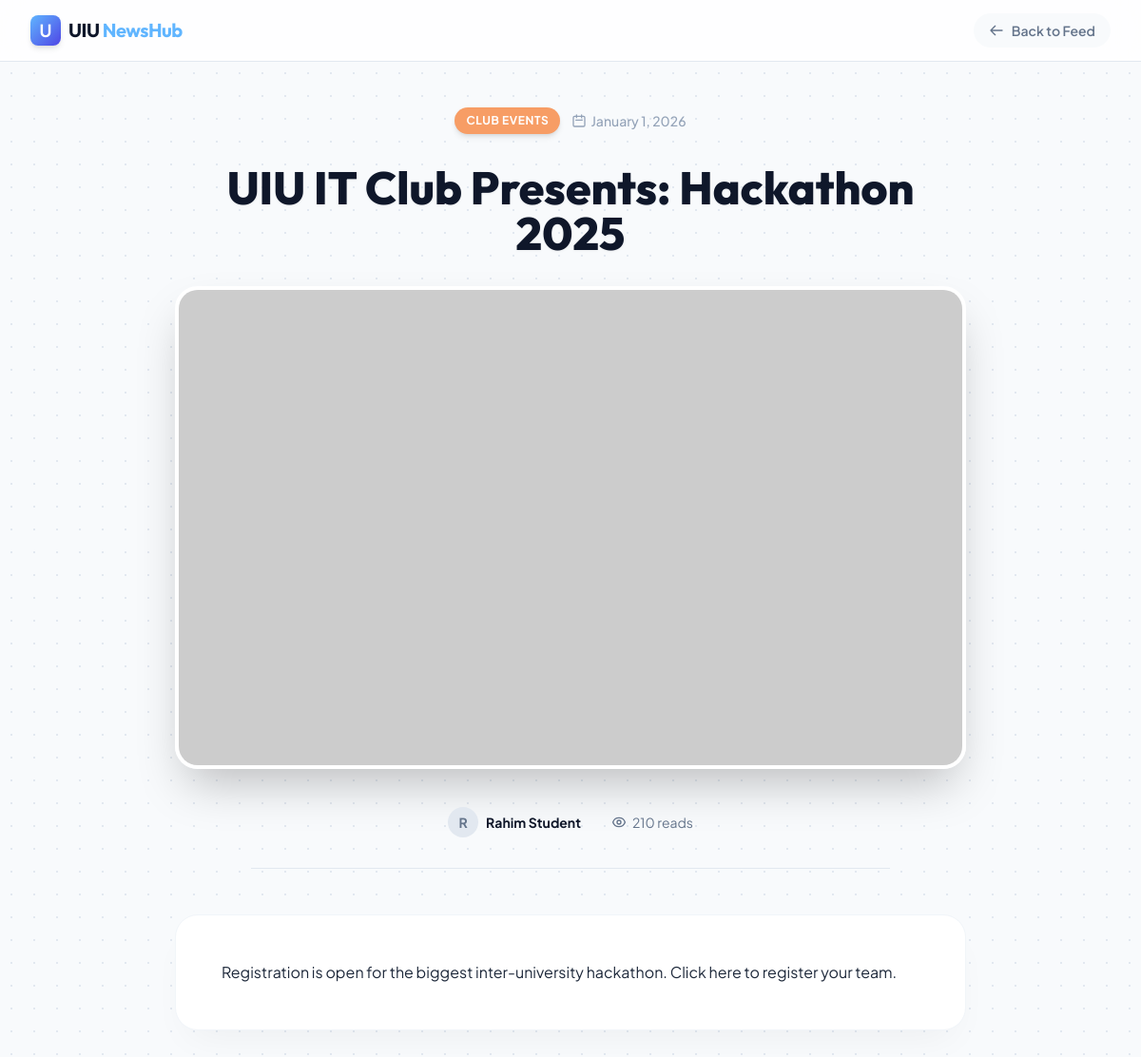
The app's page /news_details.php?id=4 with its own data.
### tables this page shows
CREATE TABLE `news` (
  `news_id` INT(11) NOT NULL AUTO_INCREMENT,
  `title` VARCHAR(255) NOT NULL,
  `content` TEXT NOT NULL,
  `category_id` INT(11) NOT NULL,
  `image_url` VARCHAR(255) DEFAULT NULL,  
  `is_urgent` TINYINT(1) DEFAULT 0,  
  `status` ENUM('draft', 'published', 'archived') DEFAULT 'published',
  `views` INT(11) DEFAULT 0,
  `author_id` INT(11) NOT NULL,
  `created_at` TIMESTAMP DEFAULT CURRENT_TIMESTAMP,
  `updated_at` TIMESTAMP DEFAULT CURRENT_TIMESTAMP ON UPDATE CURRENT_TIMESTAMP,
  PRIMARY KEY (`news_id`),
  FOREIGN KEY (`category_id`) REFERENCES `categories`(`category_id`) ON DELETE CASCADE,
  FOREIGN KEY (`author_id`) REFERENCES `users`(`user_id`) ON DELETE CASCADE
);

CREATE TABLE `categories` (
  `category_id` INT(11) NOT NULL AUTO_INCREMENT,
  `name` VARCHAR(50) NOT NULL UNIQUE,
  `slug` VARCHAR(50) NOT NULL UNIQUE,  
  `color_class` VARCHAR(50) DEFAULT 'bg-gray-500',  
  PRIMARY KEY (`category_id`)
);

CREATE TABLE `users` (
  `user_id` INT(11) NOT NULL AUTO_INCREMENT,
  `full_name` VARCHAR(100) NOT NULL,
  `email` VARCHAR(150) NOT NULL UNIQUE,
  `password` VARCHAR(255) NOT NULL,  
  `role` ENUM('admin', 'moderator', 'student') DEFAULT 'student',
  `status` ENUM('active', 'banned') DEFAULT 'active',
  `created_at` TIMESTAMP DEFAULT CURRENT_TIMESTAMP,
  PRIMARY KEY (`user_id`)
);

### news_details.php (the view, shortened to what this page needs)
<?php
require_once 'includes/db_connect.php';
function getCategoryColor($slug) {
    $map = [
        'academic' => 'bg-cool_sky-500 text-white',
        'research' => 'bg-aquamarine-500 text-slate-900',
        'events'   => 'bg-tangerine_dream-500 text-white',
        'sports'   => 'bg-strawberry_red-500 text-white',
        'notice'   => 'bg-jasmine-400 text-slate-900',
    ];
    return $map[$slug] ?? 'bg-slate-700 text-white';
}
$news_id = isset($_GET['id']) ? (int)$_GET['id'] : 0;
$newsItem = null;
if ($news_id > 0) {
    try {
        $stmt = $pdo->prepare("
            SELECT n.*, c.name as category_name, c.slug as category_slug, u.full_name as author_name
            FROM news n
            JOIN categories c ON n.category_id = c.category_id
            JOIN users u ON n.author_id = u.user_id
            WHERE n.news_id = ? AND n.status = 'published'
        ");
        $stmt->execute([$news_id]);
        $newsItem = $stmt->fetch();
    } catch (PDOException $e) {}
}
?>
<!DOCTYPE html>
<html lang="en">
<head>
    <script src="https://cdn.tailwindcss.com"></script>
</head>
<body class="bg-slate-50 text-slate-800 antialiased selection:bg-cool_sky-500 selection:text-white">
    <nav class="bg-white/80 backdrop-blur-xl border-b border-slate-200 sticky top-0 z-50">
        <div class="max-w-7xl mx-auto px-4 sm:px-6 lg:px-8">
            <div class="flex justify-between items-center h-16">
                 <a href="index.php" class="flex items-center gap-2 group">
                    <div class="w-8 h-8 rounded-lg bg-gradient-to-br from-cool_sky-500 to-indigo-600 flex items-center justify-center text-white font-bold text-lg shadow-md group-hover:rotate-6 transition-transform">
                        U
                    </div>
                    <span class="font-heading font-bold text-xl text-slate-900 tracking-tight">UIU <span class="text-cool_sky-500">NewsHub</span></span>
                </a>
                <a href="index.php" class="text-sm font-semibold text-slate-500 hover:text-cool_sky-600 flex items-center gap-2 transition-colors bg-slate-50 px-4 py-2 rounded-full hover:bg-cool_sky-50">
                    <svg class="w-4 h-4" fill="none" viewBox="0 0 24 24" stroke="currentColor"><path stroke-linecap="round" stroke-linejoin="round" stroke-width="2" d="M10 19l-7-7m0 0l7-7m-7 7h18" /></svg>
                    Back to Feed
                </a>
            </div>
        </div>
    </nav>
    <main class="hero-pattern min-h-screen">
        <div class="max-w-4xl mx-auto px-4 sm:px-6 lg:px-8 py-12">
            <header class="mb-12 text-center">
                <div class="flex items-center justify-center gap-3 mb-8">
                     <span class="<?php echo getCategoryColor($newsItem['category_slug']); ?> text-xs font-bold px-3 py-1.5 rounded-full uppercase tracking-wider shadow-md">
                        <?php echo htmlspecialchars($newsItem['category_name']); ?>
                    </span>
                    <span class="text-slate-400 text-sm font-medium flex items-center gap-1">
                        <svg class="w-4 h-4" fill="none" viewBox="0 0 24 24" stroke="currentColor"><path stroke-linecap="round" stroke-linejoin="round" stroke-width="2" d="M8 7V3m8 4V3m-9 8h10M5 21h14a2 2 0 002-2V7a2 2 0 00-2-2H5a2 2 0 00-2 2v12a2 2 0 002 2z" /></svg>
                        <?php echo date('F j, Y', strtotime($newsItem['created_at'])); ?>
                    </span>
                </div>
                <h1 class="font-heading text-4xl md:text-5xl font-extrabold text-slate-900 leading-tight mb-8 drop-shadow-sm">
                    <?php echo htmlspecialchars($newsItem['title']); ?>
                </h1>
                <div class="rounded-3xl overflow-hidden shadow-2xl mb-10 border-4 border-white">
                    <img src="<?php echo $newsItem['image_url'] ? htmlspecialchars($newsItem['image_url']) : getPlaceholderImage($newsItem['category_slug'], 0); ?>"
                         alt="Featured"
                         class="w-full object-cover max-h-[500px]">
                </div>
                <div class="flex items-center justify-center gap-8 text-slate-500 text-sm border-b border-slate-200 pb-8 mx-auto max-w-2xl">
                    <div class="flex items-center gap-2">
                        <div class="w-8 h-8 rounded-full bg-slate-200 flex items-center justify-center font-bold text-slate-500">
                             <?php echo substr($newsItem['author_name'], 0, 1); ?>
                        </div>
                        <span class="font-bold text-slate-900"><?php echo htmlspecialchars($newsItem['author_name']); ?></span>
                    </div>
                    <div class="flex items-center gap-1.5" title="Views">
                        <span><?php echo number_format($newsItem['views']); ?> reads</span>
                    </div>
                </div>
            </header>
            <article class="prose prose-lg prose-slate prose-headings:font-heading prose-a:text-cool_sky-600 hover:prose-a:text-cool_sky-500 mx-auto mb-20 bg-white p-8 md:p-12 rounded-3xl shadow-soft border border-slate-100">
                <?php echo nl2br(strip_tags($newsItem['content'])); ?>
            </article>
        </div>
    </main>
</body>
</html>

### news_details.php (style rules this page uses)
.hero-pattern { background-color: #f8fafc; background-image: radial-gradient(#e2e8f0 1px, transparent 1px); background-size: 24px 24px; }

### records on screen
news: category.name "CLUB EVENTS", created_at "January 1, 2026", title "UIU IT Club Presents: Hackathon 2025", author.full_name "R", author.full_name "Rahim Student", views "210", content "Registration is open for the biggest inter-university hackathon. Click here to register your team."
